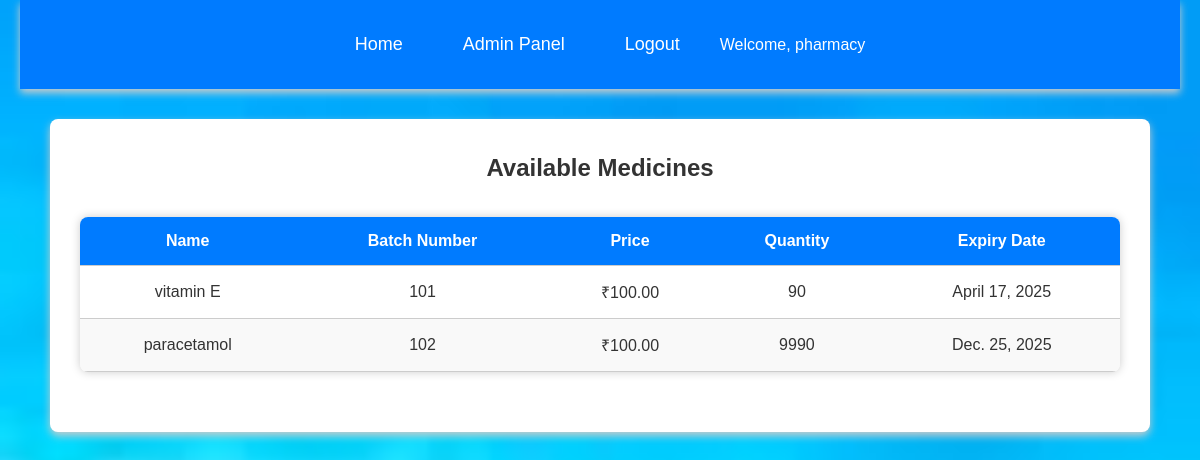
The page /pharmacy/medicine_list/ (signed in) on the database its author committed.
### pharmacy/models.py (models this page shows, shortened)
class Medicine(models.Model):
    name = models.CharField(max_length=100)
    batch_number = models.CharField(max_length=50, unique=True)
    price = models.DecimalField(max_digits=10, decimal_places=2)
    quantity = models.IntegerField()
    expiry_date = models.DateField()

### pharmacy/views.py (the view)
# urls.py: path('medicine_list/', views.medicine_list, name='medicine_list'),
@login_required
def medicine_list(request):
    medicines = Medicine.objects.all()
    return render(request, 'pharmacy/medicine_list.html', {'medicines': medicines})

### pharmacy/templates/pharmacy/medicine_list.html
{% extends 'pharmacy/base.html' %}
{% block content %}
<h2>Available Medicines</h2>
<table>
    <thead>
        <tr>
            <th>Name</th>
            <th>Batch Number</th>
            <th>Price</th>
            <th>Quantity</th>
            <th>Expiry Date</th>
        </tr>
    </thead>
    <tbody>
        {% for medicine in medicines %}
        <tr>
            <td>{{ medicine.name }}</td>
            <td>{{ medicine.batch_number }}</td>
            <td>₹{{ medicine.price }}</td>
            <td>{{ medicine.quantity }}</td>
            <td>{{ medicine.expiry_date }}</td>
        </tr>
        {% empty %}
        <tr>
            <td colspan="5">No medicines available.</td>
        </tr>
        {% endfor %}
    </tbody>
</table>
{% endblock %}

### pharmacy/templates/pharmacy/base.html (shortened to what this page needs)
{% load static %}
<link rel="stylesheet" href="{% static 'css/style.css' %}">
<!DOCTYPE html>
<html lang="en">
<head>
</head>
<body id="bg" style="background-repeat: no-repeat; background-size: 1400px 1000px;">
<header >
    <nav>
        <a href="{% url 'home' %}">Home</a>
        <a href="/admin/">Admin Panel</a>
        {% if user.is_authenticated %}
            <a href="{% url 'custom_logout' %}">Logout</a>
            <span>Welcome, {{ user.username }}</span>
        {% else %}
            <a href="{% url 'login' %}">Login</a>
            <a href="{% url 'register' %}">Register</a>
        {% endif %}
    </nav>
</header>
<main>
    {% block content %}{% endblock %}
</main>
</body>
</html>

### pharmacy/static/css/style.css (style rules this page uses)
* { box-sizing: border-box; margin: 0; padding: 0; font-family: Arial, sans-serif; transition: all 0.3s ease-in-out; }
body { line-height: 1.6; background: #f4f4f4; color: #333; padding: 0 20px; }
header { background: #007BFF; color: #fff; padding: 20px 0; text-align: center; margin-bottom: 30px; box-shadow: 0 4px 8px #ccc; }
nav { display: flex; justify-content: center; align-items: center; gap: 20px; }
nav a { color: #fff; text-decoration: none; font-size: 18px; padding: 10px 20px; transition: 0.3s; }
main { max-width: 1100px; margin: 0 auto; padding: 30px; background: #fff; box-shadow: 0 4px 8px #ccc; border-radius: 8px; }
h1, h2, h3 { margin-bottom: 20px; text-align: center; color: #333; }
table { width: 100%; border-collapse: collapse; margin: 30px 0; box-shadow: 0 0 10px #ccc; border-radius: 8px; overflow: hidden; }
th, td { padding: 15px; text-align: center; border-bottom: 1px solid #ccc; }
th { background: #007BFF; color: white; font-weight: bold; }
tr:nth-child(even) { background: #f9f9f9; }

### rows shown on the page
Medicine: name "vitamin E", batch_number "101", price "100.00", quantity "90", expiry_date "April 17, 2025"
Medicine: name "paracetamol", batch_number "102", price "100.00", quantity "9990", expiry_date "Dec. 25, 2025"

### other values the page prints
{{ user.username }} "pharmacy"
